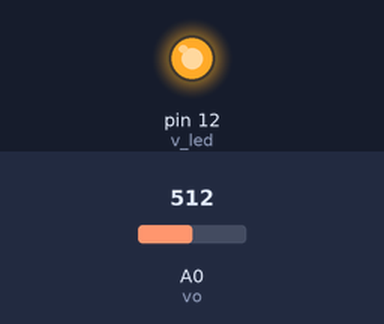
The sketch below on a simulated Arduino Uno, built with avr-gcc and run on an emulated ATmega328P. On the bench: output pins drawn as LEDs (lit = HIGH). The inputs (shaded band) are chosen by the test bench; at power-on: A0 (vo) = 512. What the sketch prints to the serial monitor is not drawn.

Above: at 0.1 s.
Timing chart, 0 to 1.6 s (numbered marks = the images above):
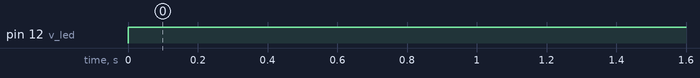

The sketch:

dustSensor.ino
```cpp
int vo = A0;
int v_led = 12;

float vo_value=0;
float voltage = 0;
float dustDensity = 0;

void setup(){
  Serial.begin(9600);
  pinMode(v_led, OUTPUT);
  pinMode(vo, INPUT);
}

void loop(){
  digitalWrite(v_led, LOW);
  delayMicroseconds(280);
  vo_value = analogRead(A0);
  delayMicroseconds(40);
  digitalWrite(v_led,HIGH);
  delayMicroseconds(9680);

  voltage = vo_value*5.0 / 1023.0;
  dustDensity = (voltage - 0.5)/0.005;

  Serial.print("voltage: " );
  Serial.println(voltage);
  Serial.print("Dust Densiti: " );
  Serial.println(dustDensity);

  delay(1000);
}
```

Measured:
- by itself, pin 12 (v_led): LOW → HIGH at 0.00 s
